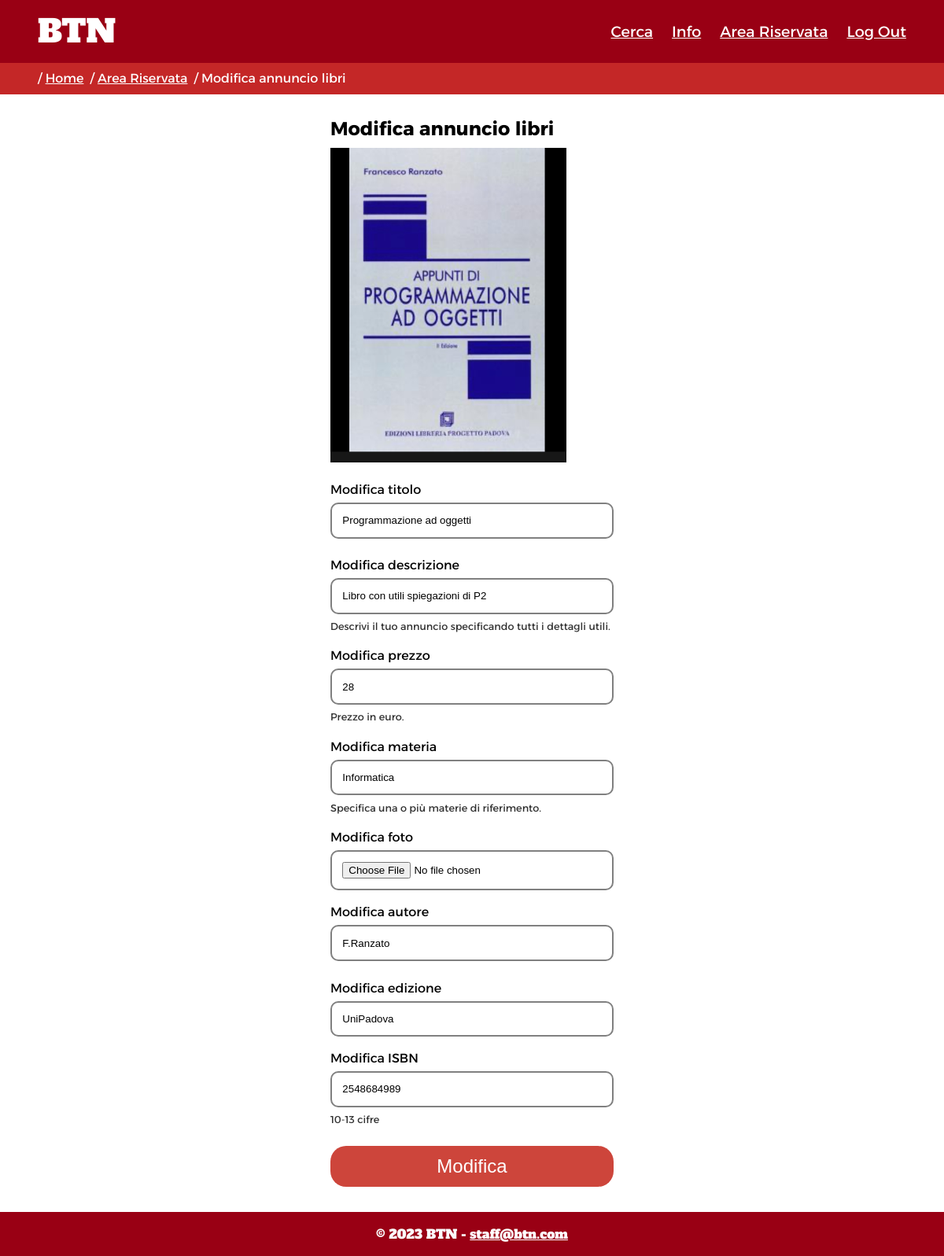
The page /edit_listing.php?categoria=libri&modifica=207 (signed in) on the database its author committed.
### tables this page shows
CREATE TABLE `libri` (
  `id` bigint(20) UNSIGNED NOT NULL,
  `autore` varchar(40) NOT NULL,
  `edizione` varchar(40) NOT NULL,
  `ISBN` varchar(13) NOT NULL,
  `mediapath` varchar(300) NOT NULL
);

CREATE TABLE `annunci` (
  `id` bigint(20) UNSIGNED NOT NULL,
  `titolo` varchar(60) NOT NULL,
  `descrizione` varchar(300) NOT NULL,
  `prezzo` double NOT NULL,
  `username` varchar(25) NOT NULL,
  `materia` varchar(60) NOT NULL
);

### utils/Database.php (called while the page is built, shortened)
<?php
class Database
{
    private $servername = "localhost";
    private $username = "eitalian";
    private $password = "Uru6oaz3EeGhieje";
    private $dbname = "eitalian";
    private $conn = null;
    public function connect()
    {
        $this->conn = new mysqli($this->servername, $this->username, $this->password, $this->dbname);
    }
    public function query($str)
    {
        if (isset($str) && !empty($str)) {
            $result = $this->conn->query($str);
            return $result;
        }
    }
}

### utils/edit_listing_control.php (called while the page is built, shortened)
<?php
require_once 'imports.php';
require_once './utils/RichiesteAnnunci.php';
$request = new RichiesteAnnunci();
if ($auth->getIfLogin()) {
    if (isset($_GET["modifica"]) && !empty($_GET["modifica"])) {
        if ($request->verifyAnnuncioUser($_SESSION["loginAccount"], $_GET["modifica"])) {
            $arrayAnnuncio = $request->getAnnuncio($_GET["modifica"]);
        } else {
            header("location:./area_riservata.php");
        }
    } else {
        header("location:./area_riservata.php");
    }
} else {
    header("location:./login.php");
}
?>

### utils/RichiesteAnnunci.php (called while the page is built, shortened)
<?php
require_once './utils/Authentication.php';
class RichiesteAnnunci
{
    private $auth = null;
    public function __CONSTRUCT()
    {
        $this->auth = new Authentication();
    }
    function getAnnuncio($annuncio)
    {
        $sql = "SELECT * FROM annunci WHERE id = $annuncio";
        $result = $this->auth->db->query($sql);
        $arrayRet = array();
        if ($result->num_rows == 1) {
            $row = $result->fetch_assoc();
            $arrayRet = array("id" => $row['id'], "tipo" => "", "titolo" => $row['titolo'], "descrizione" => $row['descrizione'], "prezzo" => $row['prezzo'], "username" => $row["username"], "mediapath" => "", "materia" => $row['materia'], "autore" => "", "edizione" => "", "isbn" => "", "email" => "");
            $idAnnuncio = $row['id'];
            $sqlTipo = "SELECT * FROM libri JOIN annunci ON annunci.id = libri.id JOIN utenti ON annunci.username=utenti.username WHERE libri.id = $idAnnuncio;";
            $result = $this->auth->db->query($sqlTipo);
            if ($result->num_rows == 1) {
                $row = $result->fetch_assoc();
                $arrayRet['tipo'] = "libri";
                $arrayRet['autore'] = $row['autore'];
                $arrayRet['edizione'] = $row['edizione'];
                $arrayRet['isbn'] = $row['ISBN'];
                $arrayRet['mediapath'] = $row['mediapath'];
                $arrayRet['email'] = $row['email'];
                return $arrayRet;
            }
        }
        return $arrayRet;
    }
}
?>

### utils/Authentication.php (called while the page is built, shortened)
<?php
require_once "Database.php";
class Authentication
{
    public function __CONSTRUCT()
    {
        $this->db = new Database();
    }
    function getIfLogin()
    {
        if (!isset($_SESSION["loginAccount"]) || empty($_SESSION["loginAccount"]))
            return false;
        else
            return true;
    }
}
?>

### edit_listing.php (the view, shortened to what this page needs)
<?php
require_once './utils/edit_listing_control.php';
$edit_listing_content = file_get_contents("./contents/edit_listing_content.html");
$edit_listing = boilerplate($edit_listing_content);
$header = printHeader("modificaAnnuncio", $auth->getIfLogin());
$breadcrumb = printBreadcrumb("edit_listing", isset($_POST['categoria']) ? $_GET['categoria'] : "libri");
$footer = file_get_contents("./contents/footer.html");
$navbar = printHeader("editListing", $auth->getIfLogin());
$edit_listing_file = '<label for="edit-listing-file" class="">Modifica foto</label>';
$edit_listing_file .= '<input type="file" name="mediapath" id="edit-listing-file">';
$edit_listing_author = '<label for="edit-listing-author">Modifica autore</label>';
$edit_listing_author .= '<input type="text" value="' . $arrayAnnuncio['autore'] . '" placeholder="Vecchio autore: ' . $arrayAnnuncio["autore"] . '" maxlength="40" name="autore" id="edit-listing-author" />';
$edit_listing_author .= '<p id="autore-errore" class="input-hint"></p>';
$edit_listing_edition = '<label for="edit-listing-edition">Modifica edizione</label>';
$edit_listing_edition .= '<input type="text" value="' . $arrayAnnuncio['edizione'] . '" placeholder="Vecchia edizione: ' . $arrayAnnuncio["edizione"] . '" maxlength="40" name="edizione" id="edit-listing-edition" />';
$edit_listing_isbn = '<label id="labelISBN" for="edit-listing-isbn">Modifica ISBN</label>';
$edit_listing_isbn .= '<input id="edit-listing-isbn" type="text" value="' . $arrayAnnuncio['isbn'] . '" placeholder="Vecchio ISBN: ' . $arrayAnnuncio["isbn"] . '" maxlength="13" name="isbn" id="edit-listing-isbn" />';
$edit_listing_isbn .= '<p id="isbn-errore" class="input-hint">10-13 cifre</p>';
$edit_listing_cat_libri = '<input type="hidden" name="categoria" value="libri" id="edit-listing-categoria" />';
if ($arrayAnnuncio['tipo'] != "ripetizioni")
    $listing_img = '<img width="300" height="400" src="' . $arrayAnnuncio["mediapath"] . '">';
else
    $listing_img = "";
$header = str_replace('<navbar/>', $navbar, $header);
$header = str_replace('<breadcrumb />', $breadcrumb, $header);
$edit_listing = str_replace('<php-header />', $header, $edit_listing);
$edit_listing = str_replace('php-type', isset($_POST['categoria']) ? $_GET['categoria'] : "libri", $edit_listing);
$edit_listing = str_replace('php-annuncio-id', " value='$arrayAnnuncio[id]' ", $edit_listing);
$edit_listing = str_replace('php-old-title', $arrayAnnuncio['titolo'], $edit_listing);
$edit_listing = str_replace('php-old-desc', $arrayAnnuncio['descrizione'], $edit_listing);
$edit_listing = str_replace('php-old-price', $arrayAnnuncio['prezzo'], $edit_listing);
$edit_listing = str_replace('php-old-subject', $arrayAnnuncio['materia'], $edit_listing);
$edit_listing = str_replace('<php-img />', $listing_img, $edit_listing);
$edit_listing = str_replace('php-action', $_SERVER['PHP_SELF'], $edit_listing);
$edit_listing = str_replace('php-listing-title', $arrayAnnuncio['titolo'], $edit_listing);
$edit_listing = str_replace('php-listing-descr', $arrayAnnuncio['descrizione'], $edit_listing);
$edit_listing = str_replace('php-listing-price', $arrayAnnuncio['prezzo'], $edit_listing);
$edit_listing = str_replace('php-listing-media', $arrayAnnuncio['mediapath'], $edit_listing);
$edit_listing = str_replace('php-listing-subject', $arrayAnnuncio['materia'], $edit_listing);
$edit_listing = str_replace('php-listing-author', $arrayAnnuncio['autore'], $edit_listing);
$edit_listing = str_replace('php-listing-edition', $arrayAnnuncio['edizione'], $edit_listing);
$edit_listing = str_replace('php-listing-ISBN', $arrayAnnuncio['isbn'], $edit_listing);
$edit_listing = str_replace('php-button-value', $_GET["modifica"], $edit_listing);
if (isset($_GET['categoria']) && $_GET["categoria"] == "libri") {
    $edit_listing = str_replace('', $edit_listing_author, $edit_listing);
    $edit_listing = str_replace('', $edit_listing_edition, $edit_listing);
    $edit_listing = str_replace('', $edit_listing_isbn, $edit_listing);
    $edit_listing = str_replace('', $edit_listing_cat_libri, $edit_listing);
    $edit_listing = str_replace('', $edit_listing_file, $edit_listing);
}
if (isset($_GET['errore']) && !empty($_GET['errore']))
    $edit_listing = str_replace('<php-errore />', "<p class='backend-error'>$_GET[errore]</p>", $edit_listing);
else
    $edit_listing = str_replace('<php-errore />', "", $edit_listing);
$edit_listing = str_replace('value="' . $arrayAnnuncio['tipo'] . '"', 'value="' . $arrayAnnuncio['tipo'] . '" selected', $edit_listing);
$edit_listing = str_replace('<php-footer />', $footer, $edit_listing);
echo $edit_listing;
?>

### css/print.css (style rules this page uses)
.no_print { display: none; }
html, body { font-family: "Times New Roman", Times, serif; color: black; width: 100%; display: flex; flex-direction: column; min-height: 100vh; }
a { text-decoration: none; }
abbr { text-decoration: none; }
button { display: none; }
ul { list-style: none; }
header #logo { font-family: "Alfa Slab One"; }
header li { display: none; }
footer { padding: 1em; text-align: center; margin-top: auto; width: 100%; }

### css/style.css (style rules this page uses)
:root { --bg: #fafafa; --bg-alt: #e6e6e6; --fg-alt: #808080; --accent-red: #990014; --accent-red-2: #cd453b; --accent-red-3: #ff7666; --registration-advantages: #f7f8fb; --error-warning: rgba(255, 42, 81, 0.1); --visited-link-header: #f5f39e; --visited-link: #611114; --fg: #141414; }
* { box-sizing: border-box; margin: unset; padding: unset; }
html, body { width: 100%; display: flex; flex-direction: column; font-size: 100%; font-family: "Alexandria", sans-serif; line-height: 1.5em; margin: auto; min-height: 100vh; }
p { font-size: 1em; line-height: 1.5em; }
button { cursor: pointer; border-radius: 30px; border: none; font-size: 1em; }
header a { color: white; }
header { background-color: var(--accent-red); color: var(--bg); padding: 1em 2em; width: 100%; top: 0; box-shadow: 0 0px 4px 0 rgba(123, 123, 123, 0.2); }
header h1 { font-family: "Alfa Slab One", sans-serif; margin-right: 0.5em; font-weight: 500; font-size: 2em; }
header div { display: flex; flex-direction: row; align-items: center; justify-content: space-between; }
header #logo, header #logo:visited { text-decoration: none; }
header #menu { display: none; padding: 0.75em 0 0 0; justify-content: end; align-items: center; font-size: 1.2em; }
header nav ul { display: flex; flex-direction: column; margin: unset; padding: unset; }
header nav li { display: inline; padding: 0.5em 0.25em; text-align: right; }
main { flex-grow: 1; }
label { margin-bottom: 0.25em; margin-top: 1em; }
abbr { text-decoration: none; }
footer { background-color: var(--accent-red); color: var(--bg); padding: 1em; text-align: center; margin-top: auto; width: 100%; }
footer p { font-family: "Alfa Slab One", sans-serif; }
footer a { color: white; }
#new-listing, #edit-listing, #edit-account { align-items: center; }
#new-listing main, #edit-listing main, #edit-account main { width: 90%; padding-top: 2em; padding-bottom: 2em; }
#new-listing h2, #edit-listing h2, #edit-account h2 { margin-bottom: 0.5em; }
.multiple-fields-form { display: flex; flex-direction: column; height: 100%; width: 100%; }
.multiple-fields-form input { padding: 1em; border: 2px solid var(--fg-alt); border-radius: 10px; }
.multiple-fields-form p { margin-top: 0.5em; }
.multiple-fields-form button { margin: unset; margin-top: 1em; background-color: var(--accent-red-2); color: white; padding-top: 0.5em; padding-bottom: 0.5em; border-radius: 20px; border: none; font-size: 1.5em; }
.multiple-fields-form .input-hint { font-size: 0.8em; color: rgb(50, 50, 50); }
@media only screen and (min-width: 500px) { #new-listing main, #edit-listing main, #edit-account main { width: 75%; } }
@media only screen and (min-width: 600px) { #new-listing main, #edit-listing main, #edit-account main { width: 60%; } }
@media only screen and (min-width: 768px) { header { display: flex; flex-direction: row; justify-content: space-between; align-items: center; padding-top: 1.5em; padding-bottom: 1.5em; } }
@media only screen and (min-width: 768px) { header #menu { padding: unset; display: flex; } }
@media only screen and (min-width: 768px) { header nav ul { flex-direction: row; align-items: center; } }
@media only screen and (min-width: 768px) { header nav li { display: inline; padding: unset; margin-left: 1.25em; } }
@media only screen and (min-width: 768px) { #new-listing main, #edit-listing main, #edit-account main { width: 45%; } }
@media only screen and (min-width: 1024px) { header { padding: 1.75em 3em; } }
@media only screen and (min-width: 1024px) { #new-listing main, #edit-listing main, #edit-account main { width: 30%; } }
@media only screen and (min-width: 1200px) { header h1 { font-size: 2.5em; } }
@media only screen and (min-width: 1200px) { nav { font-size: 1.25em; } }

### rows shown on the page
libri: mediapath (picture), autore "F.Ranzato", edizione "UniPadova", isbn "2548684989"
annunci: titolo "Programmazione ad oggetti", descrizione "Libro con utili spiegazioni di P2", prezzo "28", materia "Informatica"

### other values the page prints
str_replace('<li><a href="./login.php">Accedi</a></li>', "", $header) "BTN Cerca Info Area Riservata Log Out"
$altro "libri"
